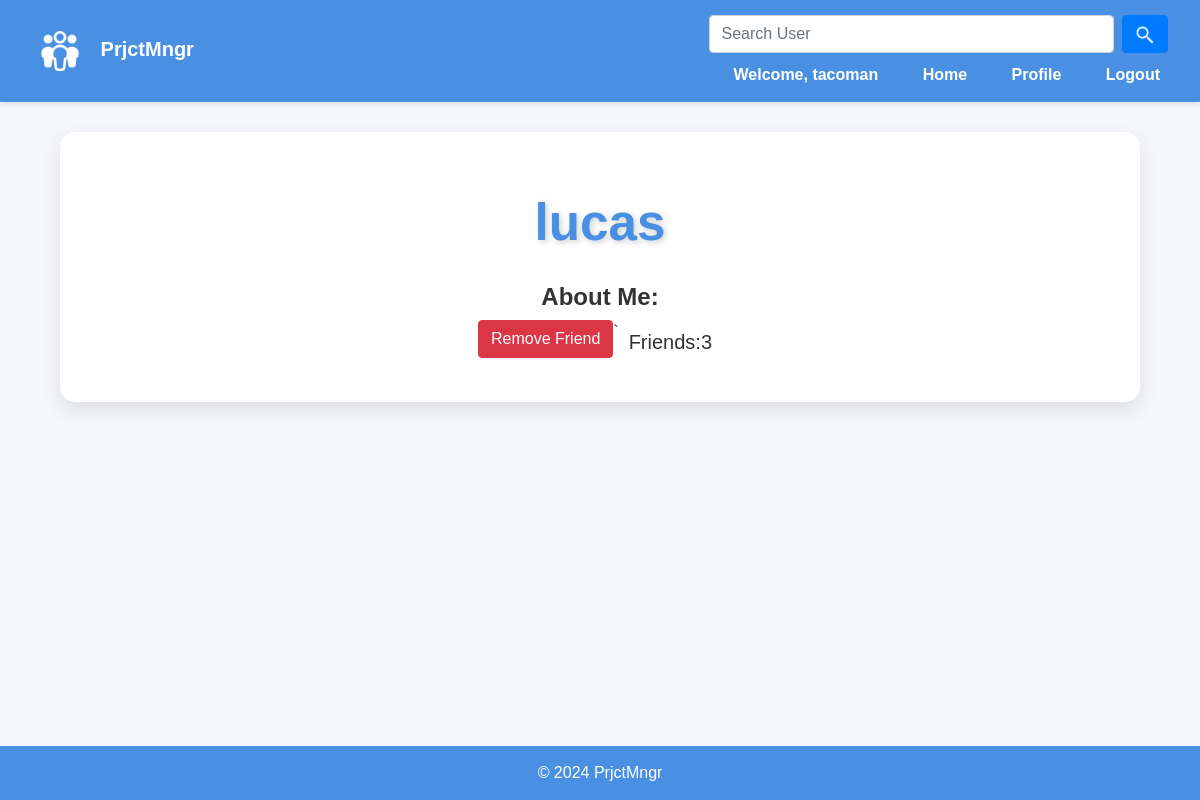
The page /profile/lucas (signed in) on the database its author committed.
### team/models.py (models this page shows)
class User(AbstractUser):
    friends = models.ManyToManyField('self', related_name='friends', blank=True)
    bio = models.TextField()

### team/views.py (the view)
# urls.py: path('profile/<str:username>', views.profile, name='profile'),
def profile(request,username):
        user = User.objects.get(username=username)
        if(request.user==user):
            friend_requests = FriendRequest.objects.filter(receiver=user)
            return render(request,"profile.html",{"profile_user":user,"friend_requests":friend_requests})
        try:
            friend_request_received=FriendRequest.objects.get(sender=user,receiver=request.user)
        except FriendRequest.DoesNotExist:
            friend_request_received = None
        try:
            friend_request_sent = FriendRequest.objects.get(receiver=user,sender=request.user)
        except FriendRequest.DoesNotExist:
            friend_request_sent = None
        return render(request,"profile.html",{"profile_user":user,"friend_request_received":friend_request_received,"friend_request_sent":friend_request_sent})

### team/templates/profile.html (shortened to what this page needs)
{% extends "layout.html" %}
{% load static %}
{% block body %}
    <div id="profile_info_div" style='justify-items: center; text-align: center;'>
        <h1 id="profile_username">{{ profile_user.username }}</h1>
        <h4 style="font-weight: bold">About Me:</h4>
        <div style="justify-content:center" class="row">
             {% if user == profile_user %}
                <button id="edit_profile" class="btn btn-outline-primary" >Edit Profile</button>
            {% elif user in profile_user.friends.all %}
                <form action="{% url 'remove_friend' profile_user.username %}" method="POST">
                    <button class="btn btn-danger">Remove Friend</button>
                </form>
            {% elif friend_request_sent %}
                <form action="{% url 'remove_friend_request' profile_user.username %}" method="POST">
                    {% csrf_token %}
                    <button class="btn btn-warning">Cancel Friend Request</button>
                </form>
            {% elif friend_request_received %}
                <form action="{% url 'accept_friend_request' profile_user.username %}" method="POST">
                    {% csrf_token %}
                    <button class="btn btn-success">Accept Friend Request</button>
                </form>
            {% else %}
                <form action="{% url 'friend_request' profile_user.username %}" method="POST">
                    {% csrf_token %}
                    <button class="btn btn-primary">Send Friend Request</button>
                </form>
            {% endif %}`
            <div style="margin:10px" class="row">
                <h5>Friends: </h5><h5 id="friend_count" value="{{ profile_user.friends.count }}">{{ profile_user.friends.count }}</h5>
            </div>
        </div>
    </div>
{% endblock %}

### team/templates/layout.html (shortened to what this page needs)
{% load static %}
<!DOCTYPE html>
<html lang="en">
<head>
    <link rel="stylesheet" href="https://cdn.jsdelivr.net/npm/bootstrap@4.4.1/dist/css/bootstrap.min.css">
</head>
<body>
    <nav class="navbar navbar-expand-lg">
        <a class="navbar-brand" href="{% url 'index' %}">
            <img src="{% static 'appLogo.png' %}" alt="PrjtMngr Logo">
            PrjctMngr
        </a>
        <div class="ml-auto">
            {% if user.is_authenticated %}
                <form method="POST" action="{% url 'search' %}">
                    <div class="form-row" style="margin-bottom: 10px">
                        <input required id="search_bar" name="search_term" class="form-control mr-sm-2" style="width:85%" type="search" placeholder="Search User"  aria-label="Search">
                        <button class="btn btn-primary" type="submit"><img style="height:20px;pointer-events:none" src="{% static 'searchLogo.png' %}"></button>
                    </div>
                </form>
                <a>Welcome, {{ user.username }}</a>
                <a href="{% url 'index' %}">Home</a>
                <a href="{% url 'profile' user.username %}" >Profile</a>
                <a href="{% url 'logout' %}">Logout</a>
            {% else %}
                <a class="links" href="{% url 'login' %}">Login</a>
                <a class="links" href="{% url 'register' %}">Register</a>
            {% endif %}
        </div>
    </nav>
    <div class="content-container">
        {% block body %}
        {% endblock %}
    </div>
    <footer>
        © 2024 PrjctMngr
    </footer>
</body>
</html>

### team/templates/layout.html (style rules this page uses)
body { font-family: 'Arial', sans-serif; background-color: #f5f7fa; color: #333; margin: 0; padding: 0; }
.navbar { background-color: #4a90e2; padding: 15px 20px; box-shadow: 0 2px 5px rgba(0, 0, 0, 0.1); }
.navbar-brand img { height: 40px; margin-right: 15px; }
.navbar a { color: #fff; margin: 0 20px; text-decoration: none; font-weight: bold; transition: color 0.3s ease; }
h1 { text-align: center; color: #4a90e2; font-size: 3.2rem; margin: 30px 0; font-weight: 700; text-shadow: 2px 2px 6px rgba(0, 0, 0, 0.2); }
.content-container { padding: 30px; background-color: #fff; border-radius: 15px; box-shadow: 0 8px 20px rgba(0, 0, 0, 0.1); margin: 30px auto; max-width: 90%; transition: box-shadow 0.3s ease-in-out; }
footer { background-color: #4a90e2; color: #fff; text-align: center; padding: 15px 0; position: fixed; bottom: 0; width: 100%; font-size: 1rem; }

### rows shown on the page
User: username "tacoman"
User: username "lucas", friends.count "3"
